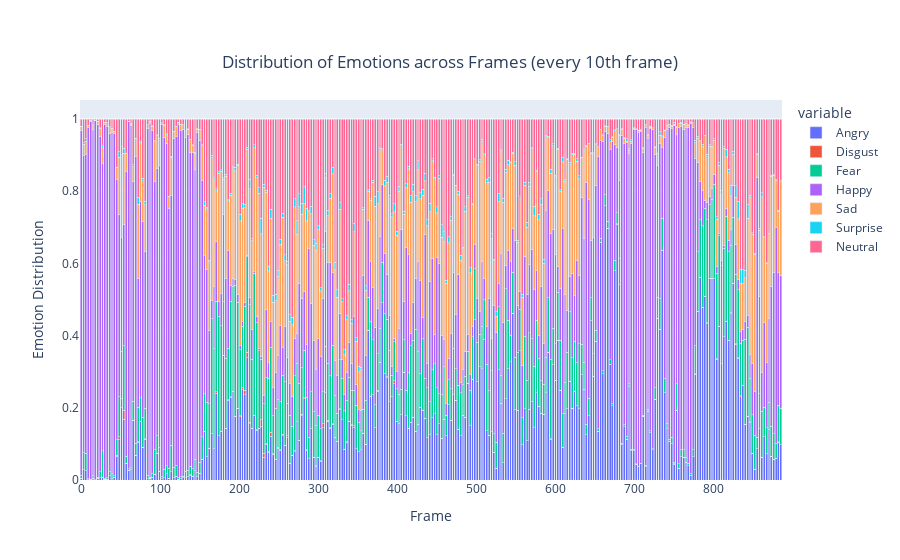

Here is the notebook cell this chart was saved with:
### Code cell
df_10th = df_emotions[df_emotions["Frame"] % 3 == 0]  # select every 10th frame

fig = px.bar(df_10th, x="Frame", y=["Angry", "Disgust", "Fear", "Happy", "Sad", "Surprise", "Neutral"], 
             barmode="stack", title="Distribution of Emotions across Frames (every 10th frame)")
fig.update_layout(xaxis_title="Frame", yaxis_title="Emotion Distribution",     title={
        'y': 0.9,
        'x': 0.5,
        'xanchor': 'center',
        'yanchor': 'top'
    })
fig.show()

### Figure 1 — Plotly figure (JSON) as saved in the notebook; plotly's stock layout.template omitted (floating-point values rounded to 4 significant figures; data arrays with more than 128 entries replaced by an {"elided": "..."} marker saying what was removed)
{"data": [{"alignmentgroup": "True", "hovertemplate": "variable=Angry<br>Frame=%{x}<br>value=%{y}<extra></extra>", "legendgroup": "Angry", "marker": {"color": "#636efa", "pattern": {"shape": ""}}, "name": "Angry", "offsetgroup": "Angry", "orientation": "v", "showlegend": true, "textposition": "auto", "type": "bar", "x": {"elided": "296 int values"}, "xaxis": "x", "y": {"elided": "296 float values"}, "yaxis": "y"}, {"alignmentgroup": "True", "hovertemplate": "variable=Disgust<br>Frame=%{x}<br>value=%{y}<extra></extra>", "legendgroup": "Disgust", "marker": {"color": "#EF553B", "pattern": {"shape": ""}}, "name": "Disgust", "offsetgroup": "Disgust", "orientation": "v", "showlegend": true, "textposition": "auto", "type": "bar", "x": {"elided": "296 int values"}, "xaxis": "x", "y": {"elided": "296 float values"}, "yaxis": "y"}, {"alignmentgroup": "True", "hovertemplate": "variable=Fear<br>Frame=%{x}<br>value=%{y}<extra></extra>", "legendgroup": "Fear", "marker": {"color": "#00cc96", "pattern": {"shape": ""}}, "name": "Fear", "offsetgroup": "Fear", "orientation": "v", "showlegend": true, "textposition": "auto", "type": "bar", "x": {"elided": "296 int values"}, "xaxis": "x", "y": {"elided": "296 float values"}, "yaxis": "y"}, {"alignmentgroup": "True", "hovertemplate": "variable=Happy<br>Frame=%{x}<br>value=%{y}<extra></extra>", "legendgroup": "Happy", "marker": {"color": "#ab63fa", "pattern": {"shape": ""}}, "name": "Happy", "offsetgroup": "Happy", "orientation": "v", "showlegend": true, "textposition": "auto", "type": "bar", "x": {"elided": "296 int values"}, "xaxis": "x", "y": {"elided": "296 float values"}, "yaxis": "y"}, {"alignmentgroup": "True", "hovertemplate": "variable=Sad<br>Frame=%{x}<br>value=%{y}<extra></extra>", "legendgroup": "Sad", "marker": {"color": "#FFA15A", "pattern": {"shape": ""}}, "name": "Sad", "offsetgroup": "Sad", "orientation": "v", "showlegend": true, "textposition": "auto", "type": "bar", "x": {"elided": "296 int values"}, "xaxis": "x", "y": {"elided": "296 float values"}, "yaxis": "y"}, {"alignmentgroup": "True", "hovertemplate": "variable=Surprise<br>Frame=%{x}<br>value=%{y}<extra></extra>", "legendgroup": "Surprise", "marker": {"color": "#19d3f3", "pattern": {"shape": ""}}, "name": "Surprise", "offsetgroup": "Surprise", "orientation": "v", "showlegend": true, "textposition": "auto", "type": "bar", "x": {"elided": "296 int values"}, "xaxis": "x", "y": {"elided": "296 float values"}, "yaxis": "y"}, {"alignmentgroup": "True", "hovertemplate": "variable=Neutral<br>Frame=%{x}<br>value=%{y}<extra></extra>", "legendgroup": "Neutral", "marker": {"color": "#FF6692", "pattern": {"shape": ""}}, "name": "Neutral", "offsetgroup": "Neutral", "orientation": "v", "showlegend": true, "textposition": "auto", "type": "bar", "x": {"elided": "296 int values"}, "xaxis": "x", "y": {"elided": "296 float values"}, "yaxis": "y"}], "layout": {"barmode": "stack", "legend": {"title": {"text": "variable"}, "tracegroupgap": 0}, "title": {"text": "Distribution of Emotions across Frames (every 10th frame)", "x": 0.5, "xanchor": "center", "y": 0.9, "yanchor": "top"}, "xaxis": {"anchor": "y", "domain": [0, 1], "title": {"text": "Frame"}}, "yaxis": {"anchor": "x", "domain": [0, 1], "title": {"text": "Emotion Distribution"}}}}
